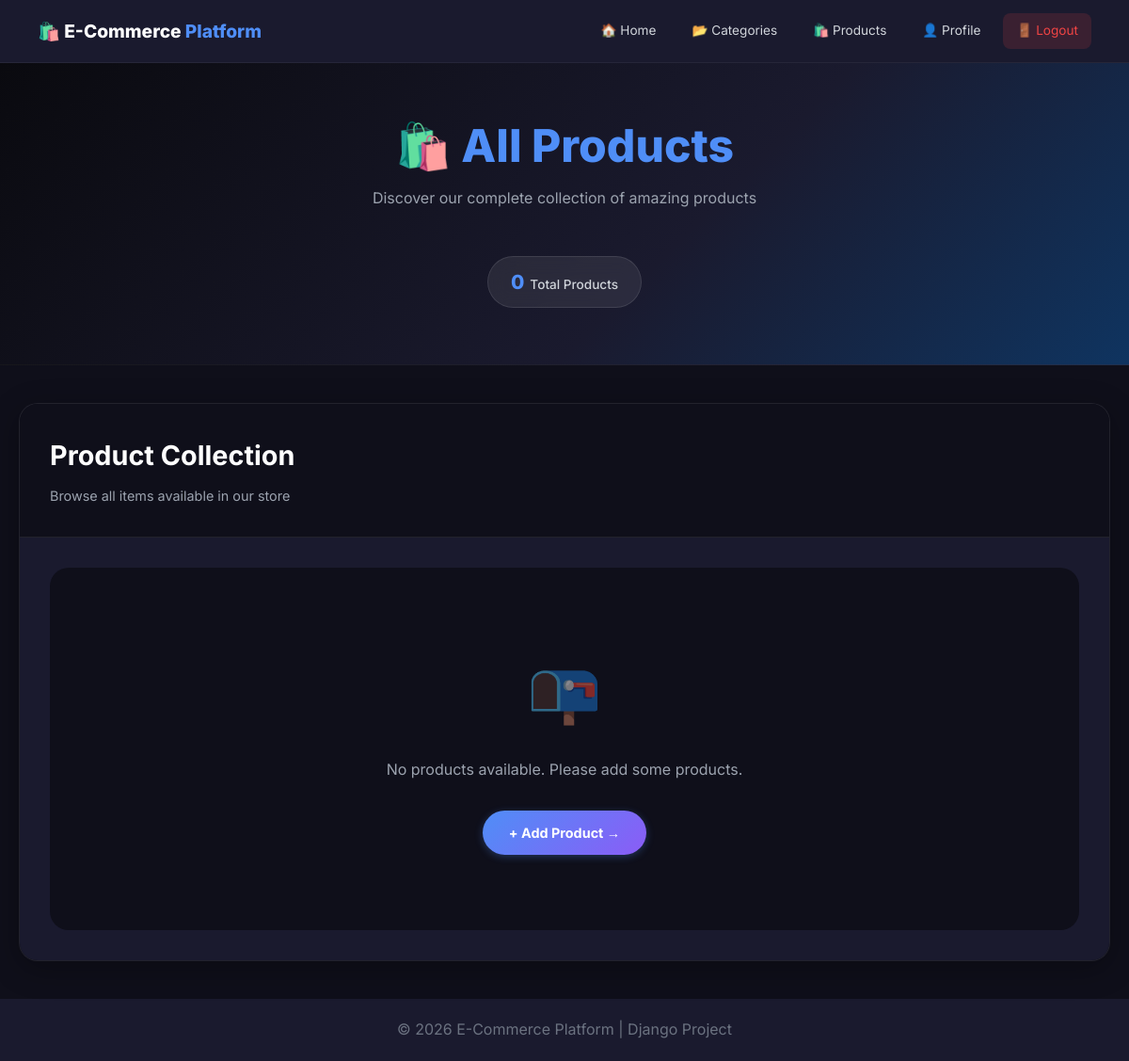
The page /products/ (signed in) on the database as committed earlier.
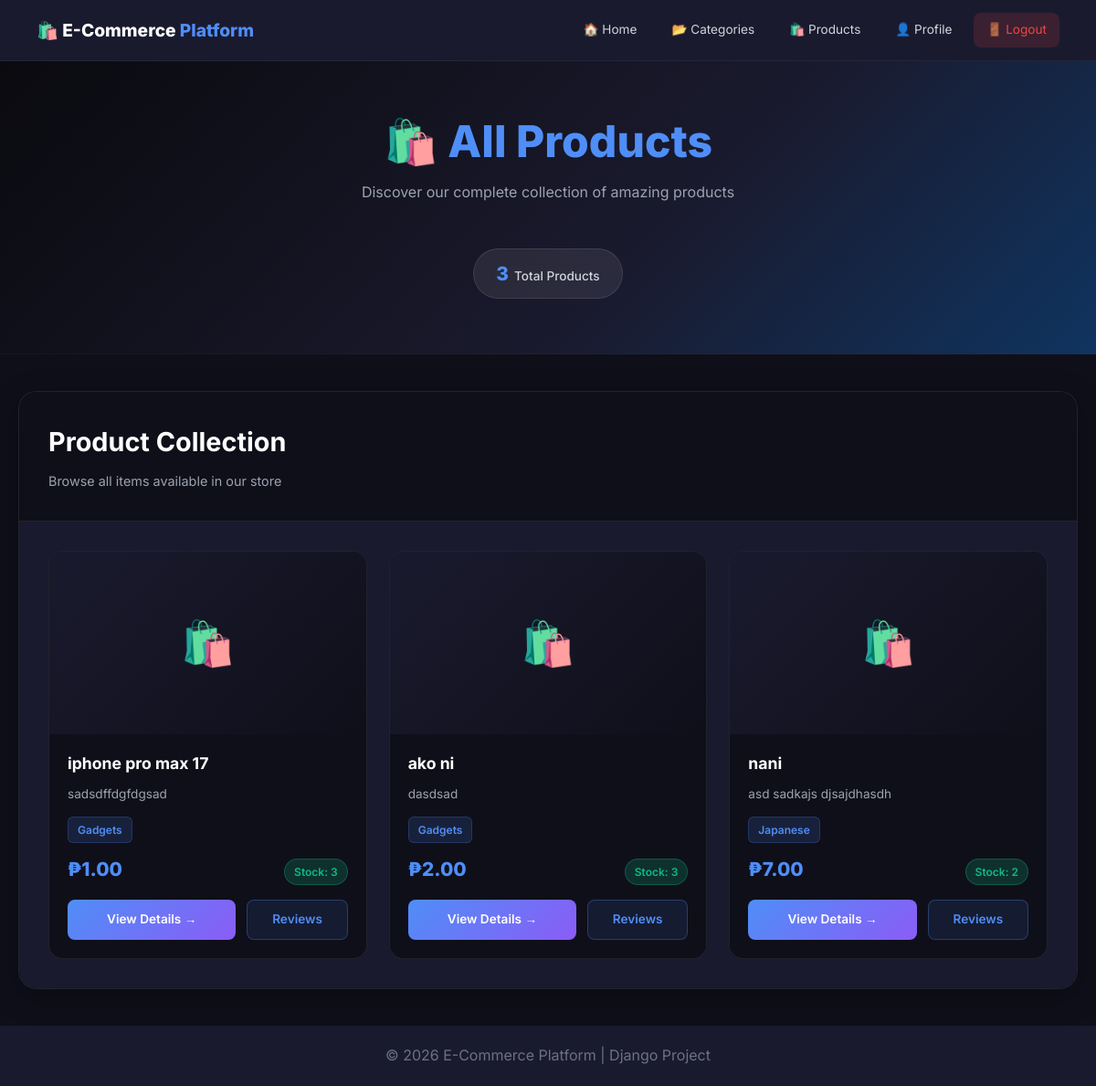
The same page on the database as committed later.
### products/models.py (models this page shows, shortened)
class Product(models.Model):
    product_id = models.AutoField(primary_key=True)
    name = models.CharField(max_length=200)
    description = models.TextField()
    price = models.DecimalField(max_digits=10, decimal_places=2)
    stock_qty = models.IntegerField()
    category = models.ForeignKey(Category, on_delete=models.CASCADE, related_name='products')
    vendor = models.ForeignKey(Vendor, on_delete=models.CASCADE, related_name='products')

### categories/models.py (models this page shows, shortened)
class Category(models.Model):
    category_id = models.AutoField(primary_key=True)
    name = models.CharField(max_length=100, unique=True)
    description = models.TextField(blank=True, null=True)
    class Meta:
        verbose_name_plural = "Categories"

### products/views.py (the view)
# urls.py: path('', views.product_list, name='product_list'),
@login_required
def product_list(request):
    products = Product.objects.select_related('category', 'vendor').all()
    return render(request, 'products/product_list.html', {'products': products})

### templates/products/product_list.html (shortened to what this page needs)
{% extends 'base.html' %}
{% block content %}
<section class="hero">
    <h1>🛍️ <span>All Products</span></h1>
    <p>Discover our complete collection of amazing products</p>
    <div class="stats-indicators">
        <div class="stat-indicator">
            <span class="stat-indicator-number">{{ products.count }}</span>
            <span class="stat-indicator-label">Total Products</span>
        </div>
    </div>
</section>
<div class="products-section">
    <div class="products-container">
        <div class="products-header">
            <div class="header-left">
                <h2>Product Collection</h2>
                {% if category %}
                    <p class="category-filter">Filtering by: <strong>{{ category.name }}</strong></p>
                {% else %}
                    <p>Browse all items available in our store</p>
                {% endif %}
            </div>
        </div>
        <div class="product-grid">
            {% for product in products %}
                <div class="product-card">
                    {% if product.image %}
                        <div class="product-image">
                            <img src="{{ product.image.url }}" alt="{{ product.name }}">
                        </div>
                    {% else %}
                        <div class="product-image placeholder">
                            <span>🛍️</span>
                        </div>
                    {% endif %}
                    <div class="product-info">
                        <h3 class="product-name">{{ product.name }}</h3>
                        <p class="product-desc">{{ product.description|truncatewords:15 }}</p>
                        <div class="product-category">
                            <span class="category-badge">{{ product.category.name }}</span>
                        </div>
                        <div class="product-meta">
                            <span class="product-price">₱{{ product.price }}</span>
                            <span class="product-stock {% if product.stock_qty <= 0 %}out-of-stock{% else %}in-stock{% endif %}">
                                {% if product.stock_qty > 0 %}Stock: {{ product.stock_qty }}{% else %}Out of Stock{% endif %}
                            </span>
                        </div>
                        <div class="product-actions">
                            <a href="{% url 'products:product_detail' product.product_id %}" class="btn-primary-small">View Details →</a>
                            <a href="{% url 'reviews:product_reviews' product.product_id %}" class="btn-secondary-small">Reviews</a>
                        </div>
                    </div>
                </div>
            {% empty %}
                <div class="empty-state">
                    <span class="empty-icon">📭</span>
                    <p>No products available. Please add some products.</p>
                    <a href="{% url 'products:add_product' %}" class="btn-primary-action" style="margin-top: 20px; display: inline-block;">+ Add Product →</a>
                </div>
            {% endfor %}
        </div>
    </div>
</div>
{% endblock %}

Rows that differ between the two databases and show on the page:
added Product: name "iphone pro max 17", description "sadsdffdgfdgsad", category.name "Gadgets", price "1.00", stock_qty "3"
added Product: name "ako ni", description "dasdsad", category.name "Gadgets", price "2.00", stock_qty "3"
added Product: name "nani", description "asd sadkajs djsajdhasdh", category.name "Japanese", price "7.00", stock_qty "2"
Other text that changed with them:
{{ products.count }}: "0" → "3"
text no longer shown: "📭 No products available. Please add some products. + Add Product →"
